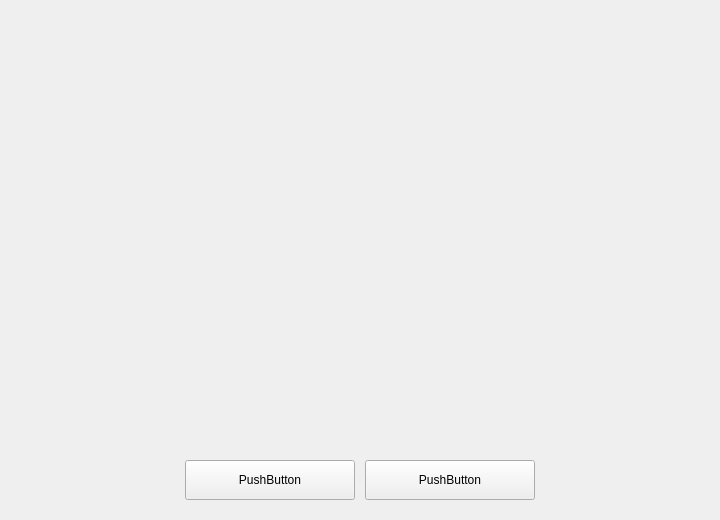
<?xml version="1.0" encoding="UTF-8"?>
<ui version="4.0">
 <class>PLSUpdateTipView</class>
 <widget class="QWidget" name="PLSUpdateTipView">
  <property name="geometry">
   <rect>
    <x>0</x>
    <y>0</y>
    <width>720</width>
    <height>520</height>
   </rect>
  </property>
  <property name="windowTitle">
   <string/>
  </property>
  <property name="styleSheet">
   <string notr="true"/>
  </property>
  <layout class="QVBoxLayout" name="verticalLayout">
   <property name="spacing">
    <number>0</number>
   </property>
   <property name="leftMargin">
    <number>0</number>
   </property>
   <property name="topMargin">
    <number>0</number>
   </property>
   <property name="rightMargin">
    <number>0</number>
   </property>
   <property name="bottomMargin">
    <number>0</number>
   </property>
   <item alignment="Qt::AlignHCenter">
    <widget class="QWidget" name="updateTop" native="true">
     <layout class="QHBoxLayout" name="horizontaToplLayout">
      <property name="spacing">
       <number>0</number>
      </property>
      <property name="sizeConstraint">
       <enum>QLayout::SetDefaultConstraint</enum>
      </property>
      <property name="leftMargin">
       <number>1</number>
      </property>
      <property name="topMargin">
       <number>0</number>
      </property>
      <property name="rightMargin">
       <number>1</number>
      </property>
      <property name="bottomMargin">
       <number>22</number>
      </property>
      <item alignment="Qt::AlignHCenter|Qt::AlignBottom">
       <widget class="QLabel" name="updateTopDescription">
        <property name="sizePolicy">
         <sizepolicy hsizetype="Preferred" vsizetype="Fixed">
          <horstretch>0</horstretch>
          <verstretch>0</verstretch>
         </sizepolicy>
        </property>
        <property name="minimumSize">
         <size>
          <width>0</width>
          <height>60</height>
         </size>
        </property>
        <property name="maximumSize">
         <size>
          <width>16777215</width>
          <height>60</height>
         </size>
        </property>
        <property name="palette">
         <palette>
          <active>
           <colorrole role="WindowText">
            <brush brushstyle="SolidPattern">
             <color alpha="255">
              <red>255</red>
              <green>255</green>
              <blue>255</blue>
             </color>
            </brush>
           </colorrole>
           <colorrole role="Button">
            <brush brushstyle="SolidPattern">
             <color alpha="255">
              <red>170</red>
              <green>170</green>
              <blue>0</blue>
             </color>
            </brush>
           </colorrole>
           <colorrole role="Light">
            <brush brushstyle="SolidPattern">
             <color alpha="255">
              <red>255</red>
              <green>255</green>
              <blue>0</blue>
             </color>
            </brush>
           </colorrole>
           <colorrole role="Midlight">
            <brush brushstyle="SolidPattern">
             <color alpha="255">
              <red>212</red>
              <green>212</green>
              <blue>0</blue>
             </color>
            </brush>
           </colorrole>
           <colorrole role="Dark">
            <brush brushstyle="SolidPattern">
             <color alpha="255">
              <red>85</red>
              <green>85</green>
              <blue>0</blue>
             </color>
            </brush>
           </colorrole>
           <colorrole role="Mid">
            <brush brushstyle="SolidPattern">
             <color alpha="255">
              <red>113</red>
              <green>113</green>
              <blue>0</blue>
             </color>
            </brush>
           </colorrole>
           <colorrole role="Text">
            <brush brushstyle="SolidPattern">
             <color alpha="255">
              <red>255</red>
              <green>255</green>
              <blue>255</blue>
             </color>
            </brush>
           </colorrole>
           <colorrole role="ButtonText">
            <brush brushstyle="SolidPattern">
             <color alpha="255">
              <red>255</red>
              <green>255</green>
              <blue>255</blue>
             </color>
            </brush>
           </colorrole>
           <colorrole role="Window">
            <brush brushstyle="SolidPattern">
             <color alpha="255">
              <red>170</red>
              <green>170</green>
              <blue>0</blue>
             </color>
            </brush>
           </colorrole>
           <colorrole role="Shadow">
            <brush brushstyle="SolidPattern">
             <color alpha="255">
              <red>0</red>
              <green>0</green>
              <blue>0</blue>
             </color>
            </brush>
           </colorrole>
           <colorrole role="AlternateBase">
            <brush brushstyle="SolidPattern">
             <color alpha="255">
              <red>212</red>
              <green>212</green>
              <blue>127</blue>
             </color>
            </brush>
           </colorrole>
           <colorrole role="PlaceholderText">
            <brush brushstyle="NoBrush">
             <color alpha="128">
              <red>255</red>
              <green>255</green>
              <blue>255</blue>
             </color>
            </brush>
           </colorrole>
          </active>
          <inactive>
           <colorrole role="WindowText">
            <brush brushstyle="SolidPattern">
             <color alpha="255">
              <red>255</red>
              <green>255</green>
              <blue>255</blue>
             </color>
            </brush>
           </colorrole>
           <colorrole role="Button">
            <brush brushstyle="SolidPattern">
             <color alpha="255">
              <red>170</red>
              <green>170</green>
              <blue>0</blue>
             </color>
            </brush>
           </colorrole>
           <colorrole role="Light">
            <brush brushstyle="SolidPattern">
             <color alpha="255">
              <red>255</red>
              <green>255</green>
              <blue>0</blue>
             </color>
            </brush>
           </colorrole>
           <colorrole role="Midlight">
            <brush brushstyle="SolidPattern">
             <color alpha="255">
              <red>212</red>
              <green>212</green>
              <blue>0</blue>
             </color>
            </brush>
           </colorrole>
           <colorrole role="Dark">
            <brush brushstyle="SolidPattern">
             <color alpha="255">
              <red>85</red>
              <green>85</green>
              <blue>0</blue>
             </color>
            </brush>
           </colorrole>
           <colorrole role="Mid">
            <brush brushstyle="SolidPattern">
             <color alpha="255">
              <red>113</red>
              <green>113</green>
              <blue>0</blue>
             </color>
            </brush>
           </colorrole>
           <colorrole role="Text">
            <brush brushstyle="SolidPattern">
             <color alpha="255">
              <red>255</red>
              <green>255</green>
              <blue>255</blue>
             </color>
            </brush>
           </colorrole>
           <colorrole role="ButtonText">
            <brush brushstyle="SolidPattern">
             <color alpha="255">
              <red>255</red>
              <green>255</green>
              <blue>255</blue>
             </color>
            </brush>
           </colorrole>
           <colorrole role="Window">
            <brush brushstyle="SolidPattern">
             <color alpha="255">
              <red>170</red>
              <green>170</green>
              <blue>0</blue>
             </color>
            </brush>
           </colorrole>
           <colorrole role="Shadow">
            <brush brushstyle="SolidPattern">
             <color alpha="255">
              <red>0</red>
              <green>0</green>
              <blue>0</blue>
             </color>
            </brush>
           </colorrole>
           <colorrole role="AlternateBase">
            <brush brushstyle="SolidPattern">
             <color alpha="255">
              <red>212</red>
              <green>212</green>
              <blue>127</blue>
             </color>
            </brush>
           </colorrole>
           <colorrole role="PlaceholderText">
            <brush brushstyle="NoBrush">
             <color alpha="128">
              <red>255</red>
              <green>255</green>
              <blue>255</blue>
             </color>
            </brush>
           </colorrole>
          </inactive>
          <disabled>
           <colorrole role="WindowText">
            <brush brushstyle="SolidPattern">
             <color alpha="255">
              <red>255</red>
              <green>255</green>
              <blue>255</blue>
             </color>
            </brush>
           </colorrole>
           <colorrole role="Button">
            <brush brushstyle="SolidPattern">
             <color alpha="255">
              <red>170</red>
              <green>170</green>
              <blue>0</blue>
             </color>
            </brush>
           </colorrole>
           <colorrole role="Light">
            <brush brushstyle="SolidPattern">
             <color alpha="255">
              <red>255</red>
              <green>255</green>
              <blue>0</blue>
             </color>
            </brush>
           </colorrole>
           <colorrole role="Midlight">
            <brush brushstyle="SolidPattern">
             <color alpha="255">
              <red>212</red>
              <green>212</green>
              <blue>0</blue>
             </color>
            </brush>
           </colorrole>
           <colorrole role="Dark">
            <brush brushstyle="SolidPattern">
             <color alpha="255">
              <red>85</red>
              <green>85</green>
              <blue>0</blue>
             </color>
            </brush>
           </colorrole>
           <colorrole role="Mid">
            <brush brushstyle="SolidPattern">
             <color alpha="255">
              <red>113</red>
              <green>113</green>
              <blue>0</blue>
             </color>
            </brush>
           </colorrole>
           <colorrole role="Text">
            <brush brushstyle="SolidPattern">
             <color alpha="255">
              <red>255</red>
              <green>255</green>
              <blue>255</blue>
             </color>
            </brush>
           </colorrole>
           <colorrole role="ButtonText">
            <brush brushstyle="SolidPattern">
             <color alpha="255">
              <red>255</red>
              <green>255</green>
              <blue>255</blue>
             </color>
            </brush>
           </colorrole>
           <colorrole role="Window">
            <brush brushstyle="SolidPattern">
             <color alpha="255">
              <red>170</red>
              <green>170</green>
              <blue>0</blue>
             </color>
            </brush>
           </colorrole>
           <colorrole role="Shadow">
            <brush brushstyle="SolidPattern">
             <color alpha="255">
              <red>0</red>
              <green>0</green>
              <blue>0</blue>
             </color>
            </brush>
           </colorrole>
           <colorrole role="AlternateBase">
            <brush brushstyle="SolidPattern">
             <color alpha="255">
              <red>170</red>
              <green>170</green>
              <blue>0</blue>
             </color>
            </brush>
           </colorrole>
           <colorrole role="PlaceholderText">
            <brush brushstyle="NoBrush">
             <color alpha="128">
              <red>255</red>
              <green>255</green>
              <blue>255</blue>
             </color>
            </brush>
           </colorrole>
          </disabled>
         </palette>
        </property>
        <property name="autoFillBackground">
         <bool>false</bool>
        </property>
        <property name="text">
         <string/>
        </property>
        <property name="textFormat">
         <enum>Qt::TextFormat::AutoText</enum>
        </property>
        <property name="alignment">
         <set>Qt::AlignmentFlag::AlignCenter</set>
        </property>
        <property name="wordWrap">
         <bool>true</bool>
        </property>
       </widget>
      </item>
     </layout>
    </widget>
   </item>
   <item>
    <layout class="QHBoxLayout" name="horizontalLayout">
     <property name="spacing">
      <number>0</number>
     </property>
     <item>
      <spacer name="horizontalSpacer_4">
       <property name="orientation">
        <enum>Qt::Orientation::Horizontal</enum>
       </property>
       <property name="sizeType">
        <enum>QSizePolicy::Policy::Fixed</enum>
       </property>
       <property name="sizeHint" stdset="0">
        <size>
         <width>25</width>
         <height>20</height>
        </size>
       </property>
      </spacer>
     </item>
     <item>
      <widget class="QFrame" name="middleView">
       <property name="minimumSize">
        <size>
         <width>0</width>
         <height>304</height>
        </size>
       </property>
       <property name="maximumSize">
        <size>
         <width>16777215</width>
         <height>304</height>
        </size>
       </property>
       <property name="frameShape">
        <enum>QFrame::Shape::NoFrame</enum>
       </property>
       <property name="frameShadow">
        <enum>QFrame::Shadow::Raised</enum>
       </property>
       <layout class="QVBoxLayout" name="verticalLayout_2">
        <property name="spacing">
         <number>0</number>
        </property>
        <property name="leftMargin">
         <number>0</number>
        </property>
        <property name="topMargin">
         <number>0</number>
        </property>
        <property name="rightMargin">
         <number>0</number>
        </property>
        <property name="bottomMargin">
         <number>0</number>
        </property>
       </layout>
      </widget>
     </item>
     <item>
      <spacer name="horizontalSpacer_5">
       <property name="orientation">
        <enum>Qt::Orientation::Horizontal</enum>
       </property>
       <property name="sizeType">
        <enum>QSizePolicy::Policy::Fixed</enum>
       </property>
       <property name="sizeHint" stdset="0">
        <size>
         <width>25</width>
         <height>20</height>
        </size>
       </property>
      </spacer>
     </item>
    </layout>
   </item>
   <item>
    <spacer name="verticalSpacer_3">
     <property name="orientation">
      <enum>Qt::Orientation::Vertical</enum>
     </property>
     <property name="sizeType">
      <enum>QSizePolicy::Policy::Expanding</enum>
     </property>
     <property name="sizeHint" stdset="0">
      <size>
       <width>20</width>
       <height>30</height>
      </size>
     </property>
    </spacer>
   </item>
   <item>
    <layout class="QHBoxLayout" name="horizontalLayout_2">
     <property name="spacing">
      <number>0</number>
     </property>
     <item>
      <widget class="QLabel" name="lineView">
       <property name="minimumSize">
        <size>
         <width>0</width>
         <height>1</height>
        </size>
       </property>
       <property name="maximumSize">
        <size>
         <width>16777215</width>
         <height>1</height>
        </size>
       </property>
       <property name="autoFillBackground">
        <bool>false</bool>
       </property>
       <property name="text">
        <string/>
       </property>
      </widget>
     </item>
    </layout>
   </item>
   <item>
    <spacer name="verticalSpacer_2">
     <property name="orientation">
      <enum>Qt::Orientation::Vertical</enum>
     </property>
     <property name="sizeType">
      <enum>QSizePolicy::Policy::Fixed</enum>
     </property>
     <property name="sizeHint" stdset="0">
      <size>
       <width>20</width>
       <height>19</height>
      </size>
     </property>
    </spacer>
   </item>
   <item>
    <layout class="QHBoxLayout" name="horizontalBottomLayout">
     <property name="spacing">
      <number>10</number>
     </property>
     <property name="bottomMargin">
      <number>20</number>
     </property>
     <item>
      <spacer name="horizontalSpacer">
       <property name="orientation">
        <enum>Qt::Orientation::Horizontal</enum>
       </property>
       <property name="sizeHint" stdset="0">
        <size>
         <width>40</width>
         <height>20</height>
        </size>
       </property>
      </spacer>
     </item>
     <item>
      <widget class="QPushButton" name="nextUpdateBtn">
       <property name="sizePolicy">
        <sizepolicy hsizetype="Fixed" vsizetype="Fixed">
         <horstretch>0</horstretch>
         <verstretch>0</verstretch>
        </sizepolicy>
       </property>
       <property name="minimumSize">
        <size>
         <width>170</width>
         <height>40</height>
        </size>
       </property>
       <property name="maximumSize">
        <size>
         <width>170</width>
         <height>40</height>
        </size>
       </property>
       <property name="font">
        <font>
         <pointsize>9</pointsize>
        </font>
       </property>
       <property name="text">
        <string>PushButton</string>
       </property>
       <property name="flat">
        <bool>false</bool>
       </property>
      </widget>
     </item>
     <item>
      <widget class="QPushButton" name="nowUpdateBtn">
       <property name="sizePolicy">
        <sizepolicy hsizetype="Fixed" vsizetype="Fixed">
         <horstretch>0</horstretch>
         <verstretch>0</verstretch>
        </sizepolicy>
       </property>
       <property name="minimumSize">
        <size>
         <width>170</width>
         <height>40</height>
        </size>
       </property>
       <property name="maximumSize">
        <size>
         <width>170</width>
         <height>40</height>
        </size>
       </property>
       <property name="font">
        <font/>
       </property>
       <property name="text">
        <string>PushButton</string>
       </property>
       <property name="flat">
        <bool>false</bool>
       </property>
      </widget>
     </item>
     <item>
      <spacer name="horizontalSpacer_3">
       <property name="orientation">
        <enum>Qt::Orientation::Horizontal</enum>
       </property>
       <property name="sizeHint" stdset="0">
        <size>
         <width>40</width>
         <height>20</height>
        </size>
       </property>
      </spacer>
     </item>
    </layout>
   </item>
  </layout>
 </widget>
 <resources/>
 <connections/>
</ui>
